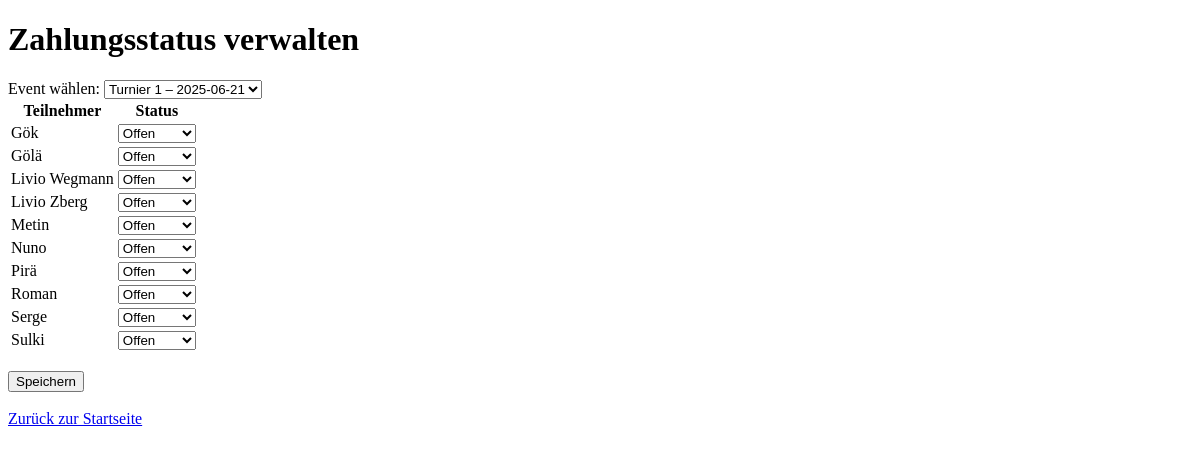
Before: /zahlung?event_id=1 with the older database file.
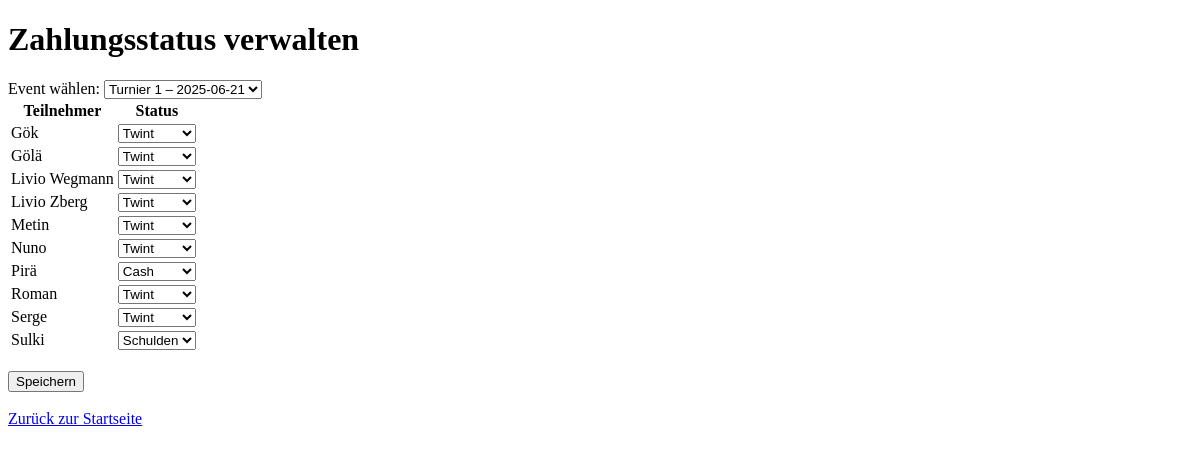
After: the same page with the newer database file.
### app/models.py (models this page shows)
class TeilnehmerEvent(db.Model):
    id = db.Column(db.Integer, primary_key=True)
    event_id = db.Column(db.Integer, db.ForeignKey('event.id'), nullable=False)
    teilnehmer_id = db.Column(db.Integer, db.ForeignKey('teilnehmer.id'), nullable=False)
    bezahlt_status = db.Column(
        db.String(20),
        default="offen",
        nullable=False
    )
    teilnehmer = db.relationship("Teilnehmer", backref="events")

class Teilnehmer(db.Model):
    id = db.Column(db.Integer, primary_key=True)
    name = db.Column(db.String(100), nullable=False)

### app/routes.py (the view)
@app.route("/zahlung", methods=["GET", "POST"])
def zahlung_verwalten():
    events = Event.query.order_by(Event.datum.desc()).all()
    selected_event_id = request.args.get("event_id", type=int)
    teilnehmer_events = []
    if selected_event_id:
        teilnehmer_events = TeilnehmerEvent.query.filter_by(event_id=selected_event_id).all()
    if request.method == "POST":
        for te in teilnehmer_events:
            status = request.form.get(f"status_{te.id}")
            te.bezahlt_status = status
        db.session.commit()
        return redirect(url_for("zahlung_verwalten", event_id=selected_event_id))
    return render_template("zahlung_verwalten.html", events=events, teilnehmer_events=teilnehmer_events, selected_event_id=selected_event_id)

### app/templates/zahlung_verwalten.html (shortened to what this page needs)
<!DOCTYPE html>
<html lang="de">
<head>
</head>
<body>
    <h1>Zahlungsstatus verwalten</h1>
    <form method="GET">
        <label for="event_id">Event wählen:</label>
        <select name="event_id" id="event_id" onchange="this.form.submit()">
            {% for event in events %}
                <option value="{{ event.id }}" {% if selected_event_id == event.id %}selected{% endif %}>
                    {{ event.name }} – {{ event.datum }}
                </option>
            {% endfor %}
        </select>
    </form>
    {% if teilnehmer_events %}
    <form method="POST">
        <table>
            <tr>
                <th>Teilnehmer</th>
                <th>Status</th>
            </tr>
            {% for te in teilnehmer_events %}
            <tr>
                <td>{{ te.teilnehmer.name }}</td>
                <td>
                    <select name="status_{{ te.id }}">
                        {% for status in ['offen', 'twint', 'cash', 'schulden'] %}
                            <option value="{{ status }}" {% if te.bezahlt_status == status %}selected{% endif %}>{{ status.capitalize() }}</option>
                        {% endfor %}
                    </select>
                </td>
            </tr>
            {% endfor %}
        </table>
        <br>
        <input type="submit" value="Speichern">
    </form>
    {% endif %}
    <br><a href="{{ url_for('index') }}">Zurück zur Startseite</a>
</body>
</html>

Changed rows visible on the page:
changed TeilnehmerEvent "Gök": bezahlt_status+id "Offen" → "Twint"
changed TeilnehmerEvent "Gölä": bezahlt_status+id "Offen" → "Twint"
changed TeilnehmerEvent "Livio Wegmann": bezahlt_status+id "Offen" → "Twint"
changed TeilnehmerEvent "Livio Zberg": bezahlt_status+id "Offen" → "Twint"
changed TeilnehmerEvent "Metin": bezahlt_status+id "Offen" → "Twint"
changed TeilnehmerEvent "Nuno": bezahlt_status+id "Offen" → "Twint"
changed TeilnehmerEvent "Pirä": bezahlt_status+id "Offen" → "Cash"
changed TeilnehmerEvent "Roman": bezahlt_status+id "Offen" → "Twint"
changed TeilnehmerEvent "Serge": bezahlt_status+id "Offen" → "Twint"
changed TeilnehmerEvent "Sulki": bezahlt_status+id "Offen" → "Schulden"
